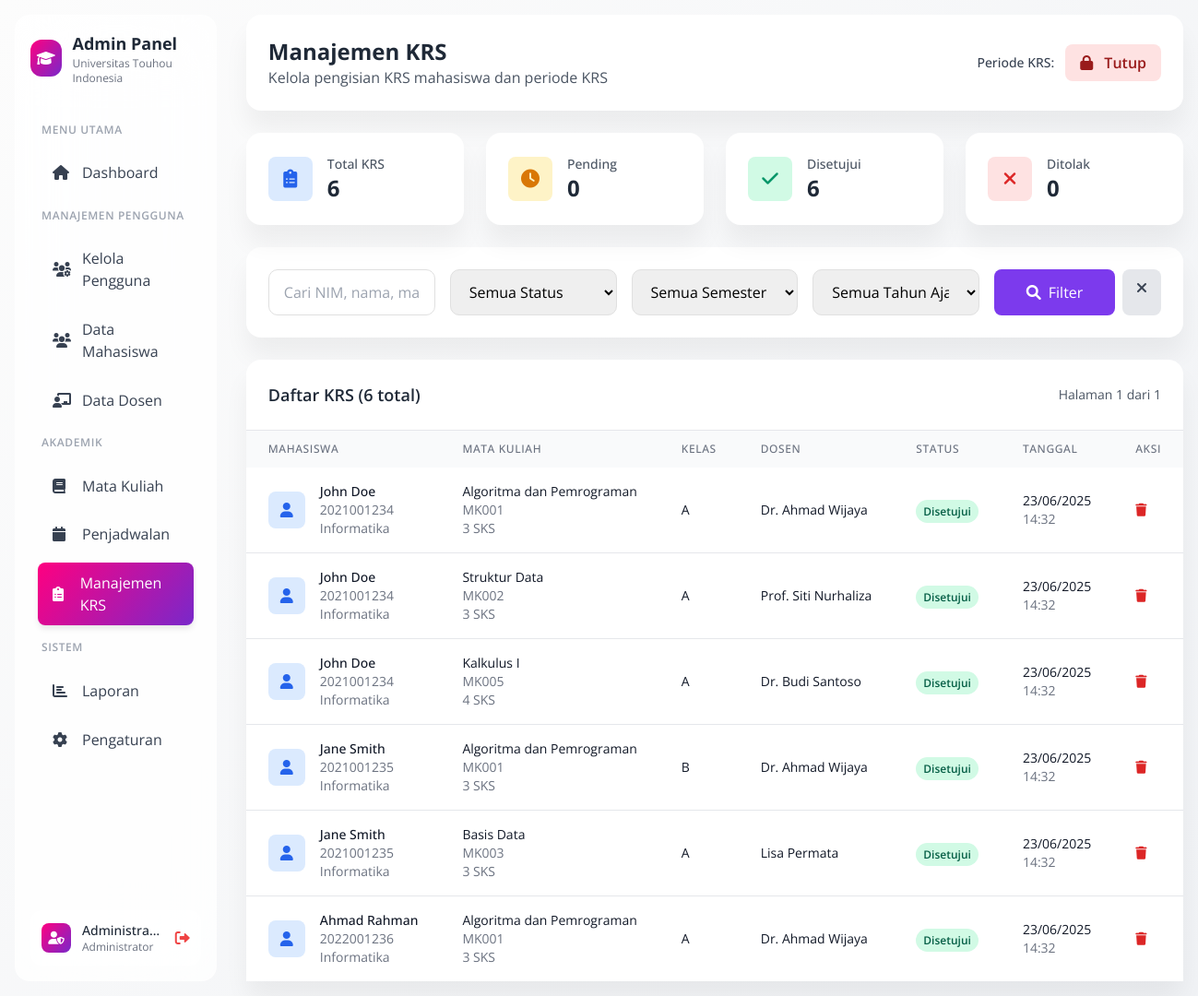
Screenshot of /sistem-krs/admin-krs.php (signed in) with the database file from the repository.
### tables this page shows
CREATE TABLE `krs` (
  `id_krs` int(11) NOT NULL,
  `id_mahasiswa` int(11) NOT NULL,
  `id_kelas` int(11) NOT NULL,
  `tanggal_ambil` datetime DEFAULT current_timestamp(),
  `nilai_angka` decimal(4,2) DEFAULT NULL,
  `nilai_huruf` varchar(2) DEFAULT NULL,
  `status_krs` enum('pending','disetujui','ditolak','aktif','selesai','batal') DEFAULT 'pending',
  `semester` varchar(20) DEFAULT NULL,
  `tahun_ajaran` varchar(20) DEFAULT NULL,
  `created_at` timestamp NOT NULL DEFAULT current_timestamp()
);

CREATE TABLE `mahasiswa` (
  `id_mahasiswa` int(11) NOT NULL,
  `nim` varchar(20) NOT NULL,
  `nama` varchar(100) NOT NULL,
  `tanggal_lahir` date DEFAULT NULL,
  `jenis_kelamin` enum('L','P') DEFAULT NULL,
  `alamat` varchar(255) DEFAULT NULL,
  `nomor_telepon` varchar(15) DEFAULT NULL,
  `email` varchar(100) NOT NULL,
  `foto` varchar(255) DEFAULT NULL,
  `password` varchar(255) NOT NULL,
  `created_at` timestamp NOT NULL DEFAULT current_timestamp(),
  `jurusan` varchar(100) DEFAULT NULL,
  `program_studi` varchar(100) DEFAULT NULL,
  `angkatan` year(4) DEFAULT NULL,
  `semester_aktif` int(11) DEFAULT 1,
  `kelompok_ukt` int(11) DEFAULT 1,
  `dosen_wali` int(11) DEFAULT NULL,
  `status` enum('aktif','nonaktif','cuti','lulus') DEFAULT 'aktif'
);

CREATE TABLE `mata_kuliah` (
  `id_matakuliah` int(11) NOT NULL,
  `kode_matakuliah` varchar(10) NOT NULL,
  `nama_matakuliah` varchar(100) NOT NULL,
  `sks` int(2) NOT NULL,
  `semester` int(2) NOT NULL,
  `deskripsi` text DEFAULT NULL,
  `created_at` timestamp NOT NULL DEFAULT current_timestamp(),
  `jurusan` varchar(100) DEFAULT NULL,
  `program_studi` varchar(100) DEFAULT NULL,
  `prasyarat` varchar(255) DEFAULT NULL,
  `status` enum('aktif','nonaktif') DEFAULT 'aktif'
);

CREATE TABLE `kelas` (
  `id_kelas` int(11) NOT NULL,
  `id_matakuliah` int(11) NOT NULL,
  `id_dosen` int(11) NOT NULL,
  `id_tahun_akademik` int(11) NOT NULL,
  `nama_kelas` varchar(50) NOT NULL,
  `kapasitas` int(4) NOT NULL DEFAULT 40,
  `hari` enum('Senin','Selasa','Rabu','Kamis','Jumat','Sabtu') DEFAULT NULL,
  `jam_mulai` time DEFAULT NULL,
  `jam_selesai` time DEFAULT NULL,
  `ruangan` varchar(50) DEFAULT NULL,
  `semester` varchar(20) DEFAULT NULL,
  `tahun_ajaran` varchar(20) DEFAULT NULL,
  `status` enum('aktif','nonaktif') DEFAULT 'aktif',
  `tanggal_mulai` date DEFAULT NULL,
  `tanggal_selesai` date DEFAULT NULL,
  `created_at` timestamp NOT NULL DEFAULT current_timestamp()
);

CREATE TABLE `dosen` (
  `id_dosen` int(11) NOT NULL,
  `nidn` varchar(20) NOT NULL,
  `nama_dosen` varchar(100) NOT NULL,
  `gelar` varchar(50) DEFAULT NULL,
  `email` varchar(100) NOT NULL,
  `foto` varchar(255) DEFAULT NULL,
  `nomor_telepon` varchar(15) DEFAULT NULL,
  `password` varchar(255) NOT NULL,
  `created_at` timestamp NOT NULL DEFAULT current_timestamp(),
  `alamat` varchar(255) DEFAULT NULL,
  `jurusan` varchar(100) DEFAULT NULL,
  `program_studi` varchar(100) DEFAULT NULL,
  `bidang_keahlian` text DEFAULT NULL,
  `status` enum('aktif','nonaktif') DEFAULT 'aktif'
);

### sistem-krs/admin-krs.php (the view, shortened to what the rows shown need)
<?php
$database = new Database();
$conn = $database->getConnection();
$page = $_GET['page'] ?? 1;
$limit = 15;
$offset = ($page - 1) * $limit;
$where_conditions = [];
$where_clause = !empty($where_conditions) ? 'WHERE ' . implode(' AND ', $where_conditions) : '';
$query = "SELECT krs.*, m.nim, m.nama as nama_mahasiswa, m.program_studi,
                 mk.nama_matakuliah, mk.kode_matakuliah, mk.sks,
                 k.nama_kelas, d.nama_dosen
          FROM krs
          LEFT JOIN mahasiswa m ON krs.id_mahasiswa = m.id_mahasiswa
          LEFT JOIN kelas k ON krs.id_kelas = k.id_kelas
          LEFT JOIN mata_kuliah mk ON k.id_matakuliah = mk.id_matakuliah
          LEFT JOIN dosen d ON k.id_dosen = d.id_dosen
          $where_clause
          ORDER BY krs.created_at DESC
          LIMIT :limit OFFSET :offset";
$stmt = $conn->prepare($query);
$stmt->bindValue(':limit', $limit, PDO::PARAM_INT);
$stmt->bindValue(':offset', $offset, PDO::PARAM_INT);
$stmt->execute();
$krs_list = $stmt->fetchAll(PDO::FETCH_ASSOC);
?>
<!DOCTYPE html>
<html lang="id">
<head>
    <link href="https://cdn.jsdelivr.net/npm/tailwindcss@2.2.19/dist/tailwind.min.css" rel="stylesheet">
    <link href="https://cdnjs.cloudflare.com/ajax/libs/font-awesome/6.0.0/css/all.min.css" rel="stylesheet">
</head>
<body class="bg-gray-50">
    <div class="flex min-h-screen">
        <div class="w-64 p-4">
            <div class="sidebar-soft h-full p-4">
                <div class="flex items-center gap-3 mb-8">
                    <div>
                        <h2 class="text-lg font-bold text-gray-800">Admin Panel</h2>
                    </div>
                </div>
            </div>
        </div>
        <div class="flex-1 p-4">
            <div class="card mb-6">
                <div class="p-6">
                    <div class="flex items-center justify-between">
                        <div>
                            <h1 class="text-2xl font-bold text-gray-800">Manajemen KRS</h1>
                        </div>
                    </div>
                </div>
            </div>
            <div class="card">
                <div class="overflow-x-auto">
                    <table class="w-full">
                        <thead class="bg-gray-50">
                            <tr>
                                <th
                                    class="px-6 py-3 text-left text-xs font-medium text-gray-500 uppercase tracking-wider">
                                    Mahasiswa</th>
                                <th
                                    class="px-6 py-3 text-left text-xs font-medium text-gray-500 uppercase tracking-wider">
                                    Mata Kuliah</th>
                                <th
                                    class="px-6 py-3 text-left text-xs font-medium text-gray-500 uppercase tracking-wider">
                                    Kelas</th>
                                <th
                                    class="px-6 py-3 text-left text-xs font-medium text-gray-500 uppercase tracking-wider">
                                    Dosen</th>
                                <th
                                    class="px-6 py-3 text-left text-xs font-medium text-gray-500 uppercase tracking-wider">
                                    Status</th>
                                <th
                                    class="px-6 py-3 text-left text-xs font-medium text-gray-500 uppercase tracking-wider">
                                    Tanggal</th>
                                <th
                                    class="px-6 py-3 text-left text-xs font-medium text-gray-500 uppercase tracking-wider">
                                    Aksi</th>
                            </tr>
                        </thead>
                        <tbody class="bg-white divide-y divide-gray-200">
                            <?php foreach ($krs_list as $krs): ?>
                            <tr class="hover:bg-gray-50">
                                <td class="px-6 py-4 whitespace-nowrap">
                                    <div class="flex items-center">
                                        <div class="w-10 h-10 bg-blue-100 rounded-lg flex items-center justify-center">
                                            <i class="fas fa-user text-blue-600"></i>
                                        </div>
                                        <div class="ml-4">
                                            <div class="text-sm font-medium text-gray-900">
                                                <?php echo $krs['nama_mahasiswa']; ?></div>
                                            <div class="text-sm text-gray-500"><?php echo $krs['nim']; ?></div>
                                            <div class="text-sm text-gray-500"><?php echo $krs['program_studi']; ?></div>
                                        </div>
                                    </div>
                                </td>
                                <td class="px-6 py-4 whitespace-nowrap">
                                    <div class="text-sm text-gray-900"><?php echo $krs['nama_matakuliah']; ?></div>
                                    <div class="text-sm text-gray-500"><?php echo $krs['kode_matakuliah']; ?></div>
                                    <div class="text-sm text-gray-500"><?php echo $krs['sks']; ?> SKS</div>
                                </td>
                                <td class="px-6 py-4 whitespace-nowrap">
                                    <div class="text-sm text-gray-900"><?php echo $krs['nama_kelas']; ?></div>
                                </td>
                                <td class="px-6 py-4 whitespace-nowrap">
                                    <div class="text-sm text-gray-900">
                                        <?php echo $krs['nama_dosen'] ?: 'Belum ditentukan'; ?></div>
                                </td>
                                <td class="px-6 py-4 whitespace-nowrap">
                                    <span
                                        class="px-2 py-1 text-xs font-semibold rounded-full
                                        <?php
                                        if ($krs['status_krs'] == 'pending') echo 'bg-yellow-100 text-yellow-800';
                                        elseif ($krs['status_krs'] == 'disetujui') echo 'bg-green-100 text-green-800';
                                        else echo 'bg-red-100 text-red-800';
                                        ?>">
                                        <?php echo ucfirst($krs['status_krs']); ?>
                                    </span>
                                </td>
                                <td class="px-6 py-4 whitespace-nowrap">
                                    <div class="text-sm text-gray-900">
                                        <?php echo date('d/m/Y', strtotime($krs['created_at'])); ?></div>
                                    <div class="text-sm text-gray-500">
                                        <?php echo date('H:i', strtotime($krs['created_at'])); ?></div>
                                </td>
                                <td class="px-6 py-4 whitespace-nowrap text-sm font-medium">
                                    <button
                                        onclick="deleteKrs(<?php echo $krs['id_krs']; ?>, '<?php echo $krs['nama_mahasiswa']; ?>', '<?php echo $krs['nama_matakuliah']; ?>')"
                                        class="text-red-600 hover:text-red-900" title="Hapus">
                                        <i class="fas fa-trash"></i>
                                    </button>
                                </td>
                            </tr>
                            <?php endforeach; ?>
                        </tbody>
                    </table>
                </div>
            </div>
        </div>
    </div>
</body>
</html>

### rows the page displays
krs: id_mahasiswa.nama "John Doe", id_mahasiswa.nim "2021001234", id_mahasiswa.program_studi "Informatika", mata_kuliah.nama_matakuliah "Algoritma dan Pemrograman", mata_kuliah.kode_matakuliah "MK001", mata_kuliah.sks "3", id_kelas.nama_kelas "A", dosen.nama_dosen "Dr. Ahmad Wijaya", status_krs "Disetujui", created_at "23/06/2025", created_at "14:32"
krs: id_mahasiswa.nama "John Doe", id_mahasiswa.nim "2021001234", id_mahasiswa.program_studi "Informatika", mata_kuliah.nama_matakuliah "Struktur Data", mata_kuliah.kode_matakuliah "MK002", mata_kuliah.sks "3", id_kelas.nama_kelas "A", dosen.nama_dosen "Prof. Siti Nurhaliza", status_krs "Disetujui", created_at "23/06/2025", created_at "14:32"
krs: id_mahasiswa.nama "John Doe", id_mahasiswa.nim "2021001234", id_mahasiswa.program_studi "Informatika", mata_kuliah.nama_matakuliah "Kalkulus I", mata_kuliah.kode_matakuliah "MK005", mata_kuliah.sks "4", id_kelas.nama_kelas "A", dosen.nama_dosen "Dr. Budi Santoso", status_krs "Disetujui", created_at "23/06/2025", created_at "14:32"
krs: id_mahasiswa.nama "Jane Smith", id_mahasiswa.nim "2021001235", id_mahasiswa.program_studi "Informatika", mata_kuliah.nama_matakuliah "Algoritma dan Pemrograman", mata_kuliah.kode_matakuliah "MK001", mata_kuliah.sks "3", id_kelas.nama_kelas "B", dosen.nama_dosen "Dr. Ahmad Wijaya", status_krs "Disetujui", created_at "23/06/2025", created_at "14:32"
krs: id_mahasiswa.nama "Jane Smith", id_mahasiswa.nim "2021001235", id_mahasiswa.program_studi "Informatika", mata_kuliah.nama_matakuliah "Basis Data", mata_kuliah.kode_matakuliah "MK003", mata_kuliah.sks "3", id_kelas.nama_kelas "A", dosen.nama_dosen "Lisa Permata", status_krs "Disetujui", created_at "23/06/2025", created_at "14:32"
krs: id_mahasiswa.nama "Ahmad Rahman", id_mahasiswa.nim "2022001236", id_mahasiswa.program_studi "Informatika", mata_kuliah.nama_matakuliah "Algoritma dan Pemrograman", mata_kuliah.kode_matakuliah "MK001", mata_kuliah.sks "3", id_kelas.nama_kelas "A", dosen.nama_dosen "Dr. Ahmad Wijaya", status_krs "Disetujui", created_at "23/06/2025", created_at "14:32"

### other values shown
$_SESSION['nama'] "Administra…"
$stats['total_krs'] "6"
$stats['pending'] "0"
$stats['disetujui'] "6"
$stats['ditolak'] "0"
$total_records "6"
$page "1"
$total_pages "1"
